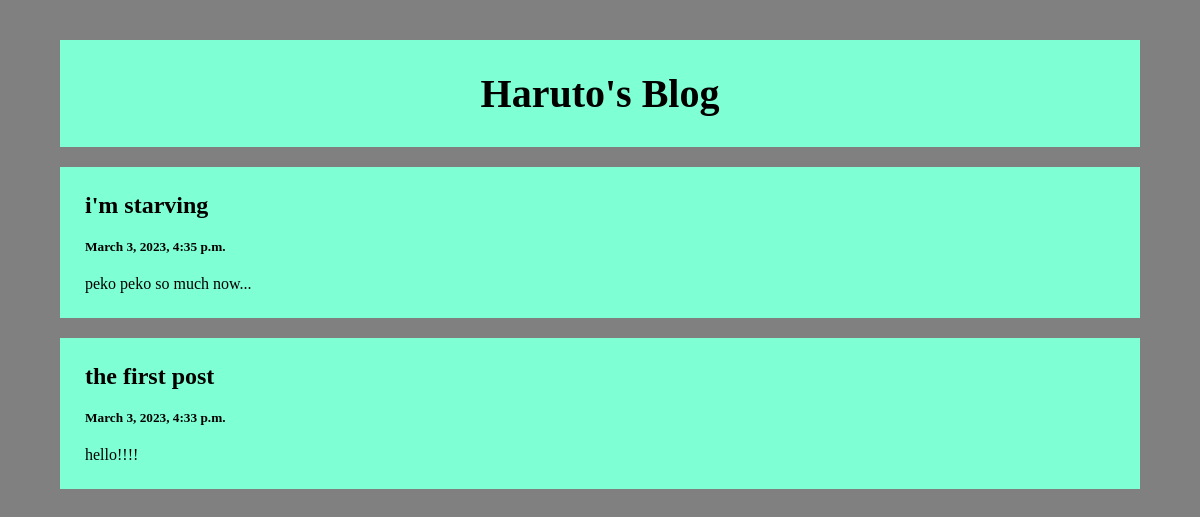
Before: / with the older database file.
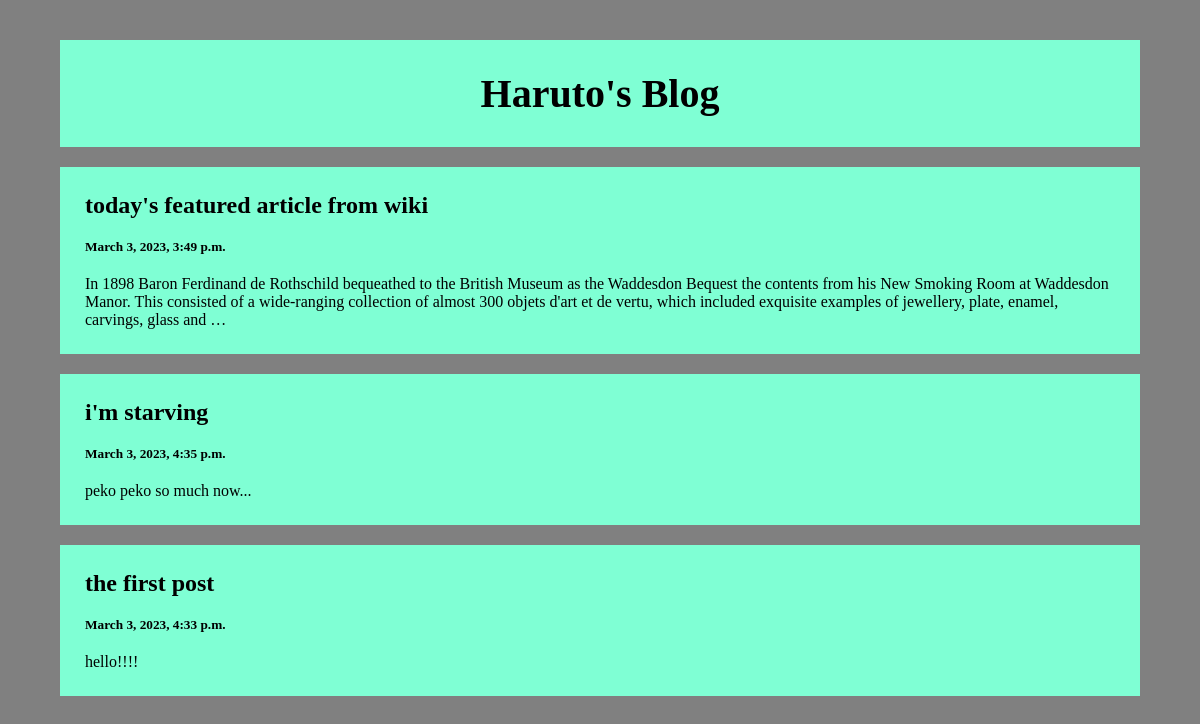
After: the same page with the newer database file.
### posts/models.py (models this page shows)
class Post(models.Model):
    title = models.CharField(max_length=100)
    body = models.CharField(max_length=10000000)
    created_at = models.DateTimeField(default=datetime.now, blank=True)

### posts/views.py (the view)
# urls.py: path('', views.index, name='index'),
def index(request):
    posts = Post.objects.all()
    return render(request, 'index.html', {'posts': posts})

### templates/index.html
{% load static %}
<link rel="stylesheet" type="text/css" href="{% static 'css/style.css' %}">
<h1>Haruto's Blog</h1>
{% for post in posts reversed %}
    <div class="contents">
        <h2>{{ post.title }}</h2>
        <h5>{{ post.created_at }}</h5>
        <p>{{ post.body | truncatewords:50}}</p>
    </div>
{% endfor %}

### static/css/style.css (style rules this page uses)
* { margin: 20px; width: auto; }
h1 { background-color: aquamarine; text-align: center; padding: 30px; font-size: 40px; }
.contents { background-color: aquamarine; padding: 5px; }

Changed rows visible on the page:
added Post: title "today's featured article from wiki", created_at "March 3, 2023, 3:49 p.m.", body "In 1898 Baron Ferdinand de Rothschild bequeathed to the British Museum as the Waddesdon Bequest the contents from his New Smoking Room at Waddesdon Manor. This consisted of a wide-ranging collection of almost 300 objets d'art et de vertu, which included exquisite examples of jewellery, plate, enamel, carvings, glass and …"
